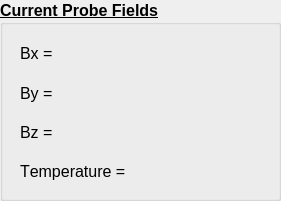
   <widget class="QGroupBox" name="fieldsBox">
    <property name="geometry">
     <rect>
      <x>610</x>
      <y>250</y>
      <width>281</width>
      <height>201</height>
     </rect>
    </property>
    <property name="font">
     <font>
      <pointsize>12</pointsize>
      <weight>75</weight>
      <bold>true</bold>
      <underline>true</underline>
     </font>
    </property>
    <property name="title">
     <string>Current Probe Fields</string>
    </property>
    <widget class="QWidget" name="verticalLayoutWidget_2">
     <property name="geometry">
      <rect>
       <x>20</x>
       <y>37</y>
       <width>251</width>
       <height>151</height>
      </rect>
     </property>
     <layout class="QVBoxLayout" name="verticalLayout_2">
      <item>
       <widget class="QLabel" name="BxLabel">
        <property name="font">
         <font>
          <pointsize>12</pointsize>
          <weight>50</weight>
          <bold>false</bold>
          <underline>false</underline>
         </font>
        </property>
        <property name="text">
         <string>Bx =</string>
        </property>
       </widget>
      </item>
      <item>
       <widget class="QLabel" name="ByLabel">
        <property name="font">
         <font>
          <pointsize>12</pointsize>
          <weight>50</weight>
          <bold>false</bold>
          <underline>false</underline>
         </font>
        </property>
        <property name="text">
         <string>By =</string>
        </property>
       </widget>
      </item>
      <item>
       <widget class="QLabel" name="BzLabel">
        <property name="font">
         <font>
          <pointsize>12</pointsize>
          <weight>50</weight>
          <bold>false</bold>
          <underline>false</underline>
         </font>
        </property>
        <property name="text">
         <string>Bz =</string>
        </property>
       </widget>
      </item>
      <item>
       <widget class="QLabel" name="tempLabel">
        <property name="font">
         <font>
          <pointsize>12</pointsize>
          <weight>50</weight>
          <bold>false</bold>
          <underline>false</underline>
          <kerning>false</kerning>
         </font>
        </property>
        <property name="text">
         <string>Temperature = </string>
        </property>
       </widget>
      </item>
     </layout>
    </widget>
   </widget>
